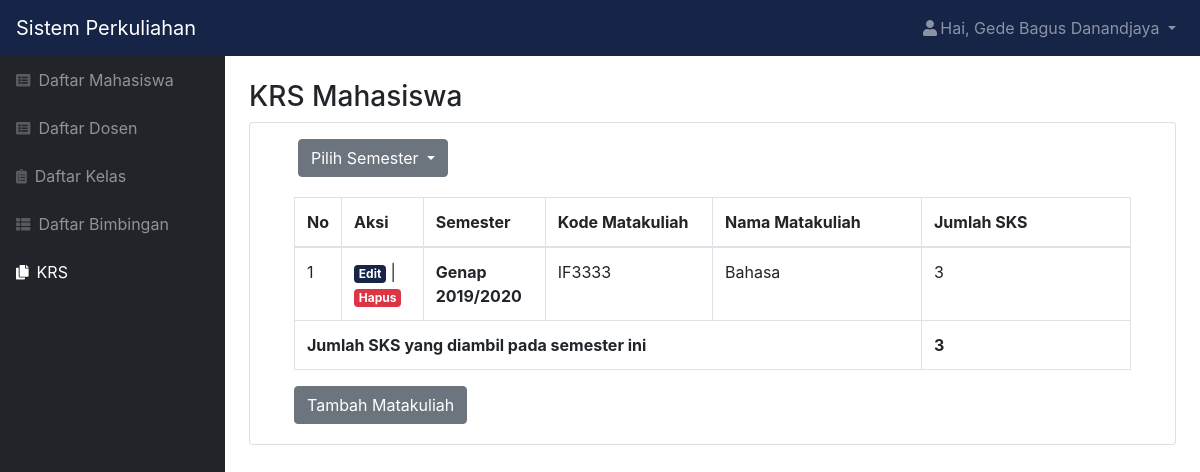
Screenshot of /krs.php (signed in) with the database file from the repository.
### tables this page shows
CREATE TABLE `krs` (
  `id_krs` int(11) NOT NULL,
  `semester` varchar(25) NOT NULL,
  `id_mahasiswa` int(11) NOT NULL,
  `id_mk` int(11) NOT NULL
);

CREATE TABLE `matakuliah` (
  `id_mk` int(11) NOT NULL,
  `kode_mk` char(6) NOT NULL,
  `matakuliah` varchar(100) NOT NULL,
  `sks` int(11) NOT NULL
);

### krs.php (the view, shortened to what this page needs)
<?php
include "function.php";
$nama = $_SESSION['nama'];
$role = $_SESSION['role'];
$id = $_SESSION['id'];
$queryKRS = mysqli_query($koneksi, "SELECT * FROM krs INNER JOIN matakuliah ON krs.id_mk=matakuliah.id_mk WHERE krs.id_mahasiswa='$id'");
if (isset($_GET['semester'])) {
    $semester = $_GET['semester'];
    $default = false;
    $queryKRS = mysqli_query($koneksi, "SELECT * FROM krs INNER JOIN matakuliah ON krs.id_mk=matakuliah.id_mk WHERE krs.id_mahasiswa='$id' AND semester = '$semester'");
} else {
    $default = true;
    $queryKRS = mysqli_query($koneksi, "SELECT * FROM krs INNER JOIN matakuliah ON krs.id_mk=matakuliah.id_mk WHERE krs.id_mahasiswa='$id'");
}
?>
<!DOCTYPE html>
<html lang="en">
    <head>
        <link href="css/styles.css" rel="stylesheet" />
        <link href="https://cdn.datatables.net/1.10.20/css/dataTables.bootstrap4.min.css" rel="stylesheet" />
    </head>
    <body class="sb-nav-fixed">
        <nav class="sb-topnav navbar navbar-expand navbar-dark bg-dark">
            <a class="navbar-brand" href="index.html">Sistem Perkuliahan</a>
            <ul class="navbar-nav ml-auto">
                <li class="nav-item dropdown">
                    <a class="nav-link dropdown-toggle" id="userDropdown" href="#" role="button" data-toggle="dropdown" aria-haspopup="true" aria-expanded="false"><i class="fas fa-user fa-fw"></i>Hai, <?= $nama; ?> </a>
                </li>
            </ul>
        </nav>
        <div id="layoutSidenav">
            <div id="layoutSidenav_nav">
                <nav class="sb-sidenav accordion sb-sidenav-dark" id="sidenavAccordion">
                    <div class="sb-sidenav-menu">
                        <div class="nav">
                            <a class="nav-link" href="mahasiswa.php"
                                ><div class="sb-nav-link-icon"><i class="fas fa-list-alt"></i></div>
                                Daftar Mahasiswa</a
                            >
                            <a class="nav-link" href="dosen.php"
                                ><div class="sb-nav-link-icon"><i class="fas fa-list-alt"></i></div>
                                Daftar Dosen</a
                            >
                            <a class="nav-link" href="kelas.php"
                                ><div class="sb-nav-link-icon"><i class="fas fa-clipboard-list"></i></div>
                                Daftar Kelas</a
                            >
                            <a class="nav-link" href="bimbingan.php"
                                ><div class="sb-nav-link-icon"><i class="fas fa-th-list"></i></div>
                                Daftar Bimbingan</a
                            >
                            <?php if($role == "1") { ?>
                            <a class="nav-link active" href="krs.php"
                                ><div class="sb-nav-link-icon"><i class="fas fa-copy"></i></div>
                                KRS</a>
                            <?php } ?>
                        </div>
                    </div>
                </nav>
            </div>
            <div id="layoutSidenav_content">
                <main>
                    <div class="container-fluid">
                        <h3 class="mt-4">KRS Mahasiswa</h3>
                        <div class="card mb-4">
                        <?php if($role == "1") { ?>
                        <div class="dropdown mt-3 px-4 ml-4">
                            <button class="btn btn-secondary dropdown-toggle" type="button" id="dropdownMenuButton" data-toggle="dropdown" aria-haspopup="true" aria-expanded="false">
                                Pilih Semester
                            </button>
                        </div>
                        <?php } ?>
                            <div class="card-body">
                                <div class="table-responsive">
                                    <div class="container">
                                    <table class="table table-bordered" id="dataTable" width="100%" cellspacing="0">
                                        <thead>
                                            <tr>
                                                <th class="col-sm-1" style="width: 5%;">No</th>
                                                <th>Aksi</th>
                                                <?php if ($default == true) : ?>
                                                    <th>Semester</th>
                                                <?php endif ?>
                                                <th class="col-sm-3" style="width: 20%;">Kode Matakuliah</th>
                                                <th class=" col-sm-3" style="width: 50%;">Nama Matakuliah</th>
                                                <th class=" col-sm-3">Jumlah SKS</th>
                                            </tr>
                                        </thead>
                                        <tbody>
                                            <?php $i = 1; ?>
                                            <?php $sum = 0; ?>
                                            <?php while ($data = mysqli_fetch_assoc($queryKRS)) { ?>
                                                <tr>
                                                    <td><?= $i; ?></td>
                                                    <td><a href="edit_krs.php?id_krs=<?= $data['id_krs']; ?>" class="badge badge-primary ">Edit</a> | <a href="function.php?act=hapusKRS&id_krs=<?= $data['id_krs']; ?>" onclick="return confirm('Yakin ingin menghapus KRS?');" class="badge badge-danger ">Hapus</a></td>
                                                    <?php if ($default == true) : ?>
                                                        <th><?= $data['semester'] ?></th>
                                                    <?php endif ?>
                                                    <td><?= $data['kode_mk']; ?></>
                                                    <td><?= $data['matakuliah']; ?></td>
                                                    <?php $sum += $data['sks']; ?>
                                                    <td><?= $data['sks']; ?></td>
                                                </tr>
                                                <?php $i++; ?>
                                            <?php } ?>
                                        </tbody>
                                        <tfoot>
                                            <?php
                                            $colspan = 4;
                                            if ($default == true)
                                                $colspan = 5;
                                            ?>
                                            <th colspan="<?= $colspan ?>">Jumlah SKS yang diambil pada semester ini</th>
                                            <?php if (isset($sum)) { ?>
                                                <th><?= $sum; ?></th>
                                            <?php } ?>
                                        </tfoot>
                                    </table>
                                    </div>
                                    <?php if($role == "1") { ?>
                                    <div class="tambah ml-4">
                                        <a href="krs_tambah.php" class="btn btn-secondary">Tambah Matakuliah</a>
                                    </div>
                                    <?php } ?>
                                </div>
                            </div>
                        </div>
                </main>
            </div>
        </div>
    </body>
</html>

### rows the page displays
krs: semester "Genap 2019/2020", id_mk.kode_mk "IF3333", id_mk.matakuliah "Bahasa", id_mk.sks "3"

### other values shown
$nama "Gede Bagus Danandjaya"
$sum "3"
